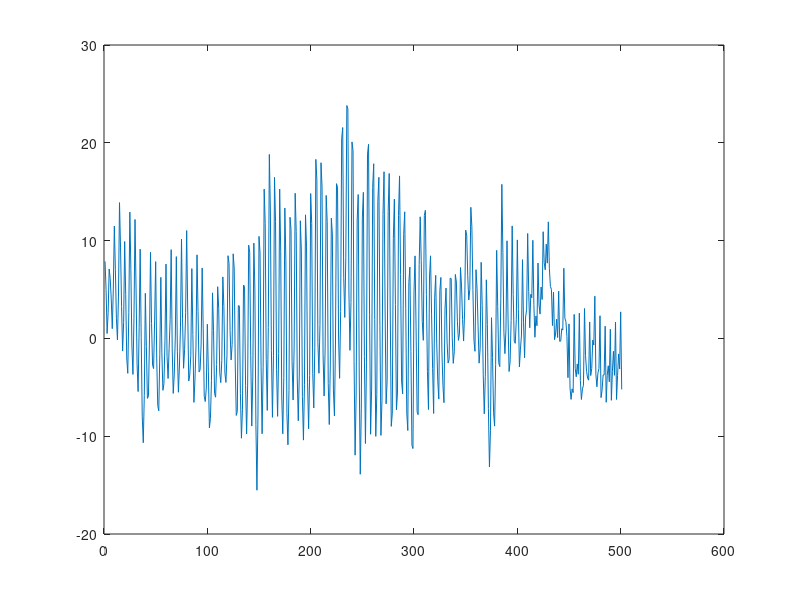
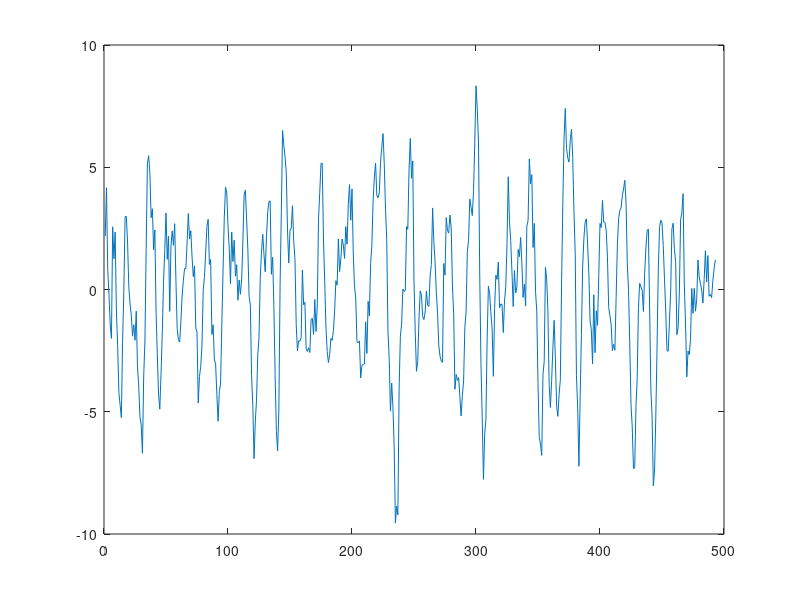

Recreate these plots in MATLAB, in order.
%preperation labb1
%% task 1.4
%estimating the params with least squares
%from 3.4
A = [ 1 -1.5 0.7];
C = [1 zeros(1, 11) -0.5];
A5 = [1 zeros(1, 4) -1];
Astar = conv(A, A5);
e = randn(600, 1);
y = filter(C, Astar, e);
y = y(100 : end);
plot(y)


yt = [y(9:end) - y(9-5:end-5)];
%r?tt?
xstar = [e(108:end), e(108-12:end-12), (y(9-1:end-1)-y(9-6:end-6)), (y(9-3:end-3)-y(9-8:end-8))];
%solvs the normal equation
theta = (xstar'*xstar)\(xstar'*yt)

yy = xstar*theta;
figure
plot(yy)
